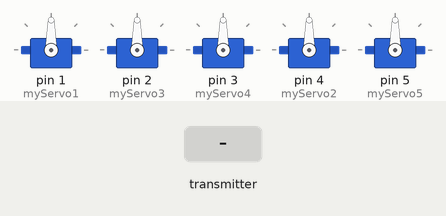
This sketch was run on a simulated Arduino Uno, built with avr-gcc and run on an emulated ATmega328P. Shown: 5 × servo. The inputs (shaded band) are chosen by the test bench. No radio packets arrive unless stated.

Above: at 1.2 s.
1.3 s: the transmitter starts sending msg.0 = 0
At 1.9 s:
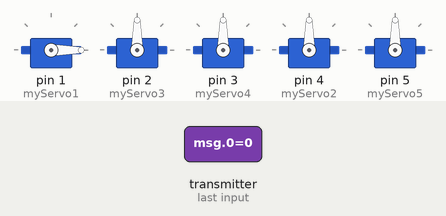
2.8 s: the transmitter starts sending msg.0 = 1
At 3.1 s:
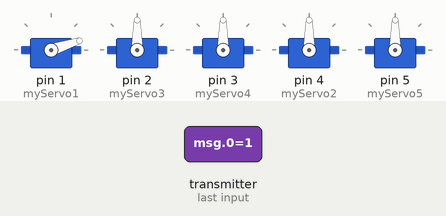
Timing chart, 0 to 5.8 s (numbered marks = the images above; inputs shaded):
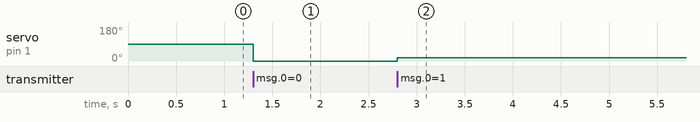

The sketch:

receiver.ino
```cpp
/*
---- Receiver Code ----
*/

#include <Servo.h>    /*he library which helps us to control the servo motor*/
#include <SPI.h>      /*the communication interface with the modem*/
#include "RF24.h"     /*the library which helps us to control the radio modem*/

//define the servo name
Servo myServo1;
Servo myServo3;
Servo myServo4;
Servo myServo2;
Servo myServo5;

RF24 radio(9,10);

const uint64_t pipe = 0xE8E8F0F0E1LL; /*the address of the modem,that will receive data from the Arduino.*/

int msg[1];

int data;
int pos;

void setup(){

  //define the servo input pins
  myServo1.attach(1);
  myServo3.attach(2);
  myServo4.attach(3);
  myServo2.attach(4);
  myServo5.attach(5);

  radio.begin();
  radio.openReadingPipe(1, pipe);
  radio.startListening();           /*enable receiving data via modem*/
  }

void loop(){
  if(radio.available()){
    radio.read(msg, sizeof(msg));    /*Cette fonction permet au module récepteur de recevoir les données.*/

    if(msg[0] <11 && msg [0]>-1){
      data = msg[0], pos=map(data, 0,10,0,180);
      myServo1.write(pos);      /* definir l'angle*/
    }
    if(msg[0]<21 && msg[0]>10){
      data = msg[0], pos=map(data, 11, 20, 0,180);
      myServo3.write(pos);
    }
    if(msg[0] <31 && msg[0]>20){
      data = msg[0], pos=map(data, 21, 30, 0,180);
      myServo4.write(pos);
    }
    if(msg[0] <41 && msg[0] >30){
      data = msg[0], pos=map(data, 31, 40, 0,180);
      myServo2.write(pos);
    }
    if(msg[0] <51 && msg[0] >40){
      data = msg[0], pos=map(data, 41, 50, 0,180);
      myServo5.write(pos);
    }
  }
}
```

Measured:
- after the input at 1.3 s, servo on pin 1 (myServo1): 90° → 0° at once
- after the input at 2.8 s, servo on pin 1 (myServo1): 0° → 18° at once
